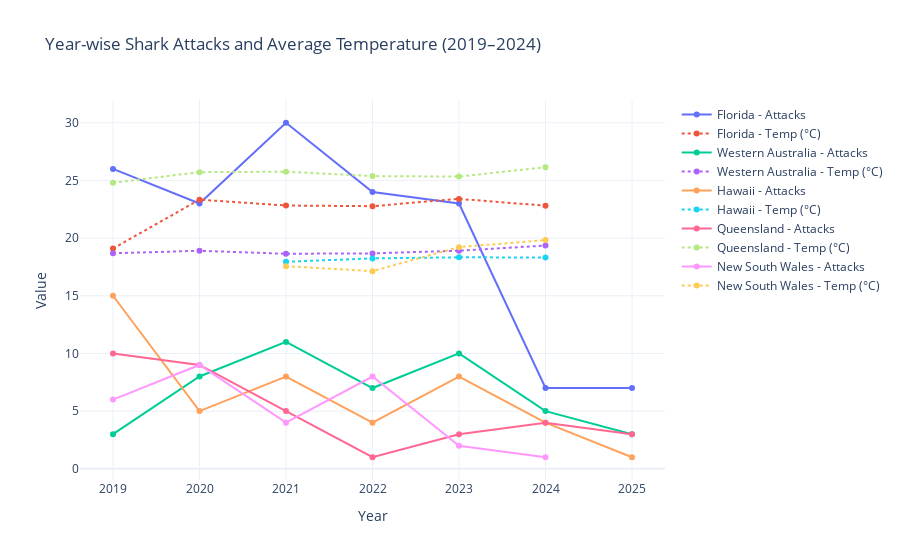

The notebook cell this image was saved under:
### Code cell
import plotly.express as px
import plotly.graph_objects as go

#filtering top 5 states per attack 2019-2024 from the state_clean in the DF
top_states = ["Florida", "Western Australia", "Hawaii", "Queensland", "New South Wales"]
filtered_df = merged_df[merged_df['state_clean'].isin(top_states)]

fig = go.Figure()

for state in top_states:
    state_data = filtered_df[filtered_df['state_clean'] == state]

    # line for attack count
    fig.add_trace(go.Scatter(
        x=state_data["Year"],
        y=state_data["Attack_Count"],
        name=f"{state} - Attacks",
        mode="lines+markers"
    ))

    # line for temperature (scaled to better compare)
    fig.add_trace(go.Scatter(
        x=state_data["Year"],
        y=state_data["Avg_Temperature_C"],
        name=f"{state} - Temp (°C)",
        mode="lines+markers",
        line=dict(dash="dot")
    ))

fig.update_layout(
    title="Year-wise Shark Attacks and Average Temperature (2019–2024)",
    xaxis_title="Year",
    yaxis_title="Value",
    template="plotly_white"
)

fig.show()

### Figure 1 — Plotly figure (JSON) as saved in the notebook; plotly's stock layout.template omitted (floating-point values rounded to 4 significant figures)
{"data": [{"mode": "lines+markers", "name": "Florida - Attacks", "type": "scatter", "x": [2019, 2020, 2021, 2022, 2023, 2024, 2025], "y": [26, 23, 30, 24, 23, 7, 7]}, {"line": {"dash": "dot"}, "mode": "lines+markers", "name": "Florida - Temp (°C)", "type": "scatter", "x": [2019, 2020, 2021, 2022, 2023, 2024, 2025], "y": [19.1, 23.33, 22.82, 22.77, 23.4, 22.81, null]}, {"mode": "lines+markers", "name": "Western Australia - Attacks", "type": "scatter", "x": [2019, 2020, 2021, 2022, 2023, 2024, 2025], "y": [3, 8, 11, 7, 10, 5, 3]}, {"line": {"dash": "dot"}, "mode": "lines+markers", "name": "Western Australia - Temp (°C)", "type": "scatter", "x": [2019, 2020, 2021, 2022, 2023, 2024, 2025], "y": [18.68, 18.9, 18.64, 18.68, 18.91, 19.35, null]}, {"mode": "lines+markers", "name": "Hawaii - Attacks", "type": "scatter", "x": [2019, 2020, 2021, 2022, 2023, 2024, 2025], "y": [15, 5, 8, 4, 8, 4, 1]}, {"line": {"dash": "dot"}, "mode": "lines+markers", "name": "Hawaii - Temp (°C)", "type": "scatter", "x": [2019, 2020, 2021, 2022, 2023, 2024, 2025], "y": [null, null, 17.95, 18.24, 18.33, 18.32, null]}, {"mode": "lines+markers", "name": "Queensland - Attacks", "type": "scatter", "x": [2019, 2020, 2021, 2022, 2023, 2024, 2025], "y": [10, 9, 5, 1, 3, 4, 3]}, {"line": {"dash": "dot"}, "mode": "lines+markers", "name": "Queensland - Temp (°C)", "type": "scatter", "x": [2019, 2020, 2021, 2022, 2023, 2024, 2025], "y": [24.8, 25.72, 25.76, 25.38, 25.33, 26.15, null]}, {"mode": "lines+markers", "name": "New South Wales - Attacks", "type": "scatter", "x": [2019, 2020, 2021, 2022, 2023, 2024], "y": [6, 9, 4, 8, 2, 1]}, {"line": {"dash": "dot"}, "mode": "lines+markers", "name": "New South Wales - Temp (°C)", "type": "scatter", "x": [2019, 2020, 2021, 2022, 2023, 2024], "y": [null, null, 17.57, 17.13, 19.22, 19.83]}], "layout": {"title": {"text": "Year-wise Shark Attacks and Average Temperature (2019–2024)"}, "xaxis": {"title": {"text": "Year"}}, "yaxis": {"title": {"text": "Value"}}}}
